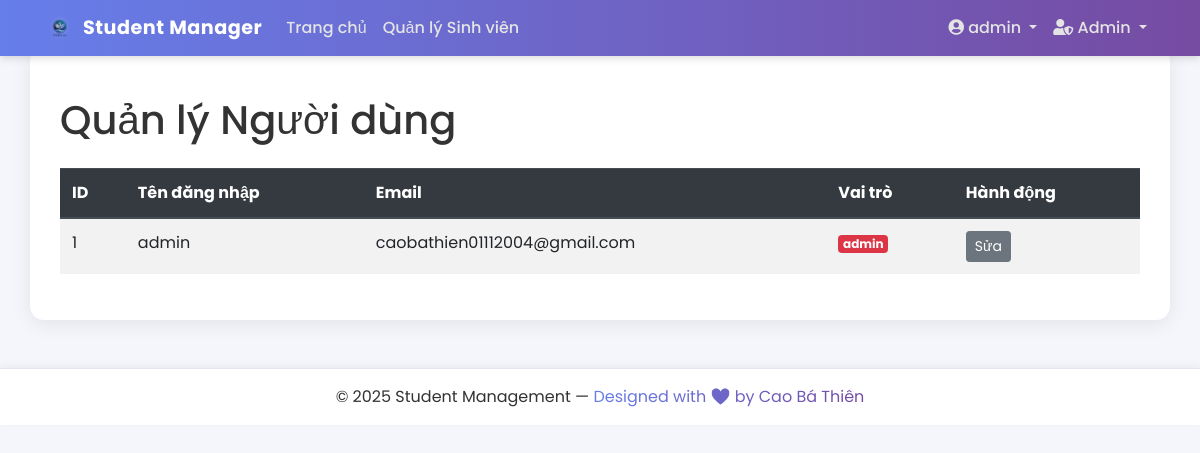
Before: /admin/users (signed in) with the older database file.
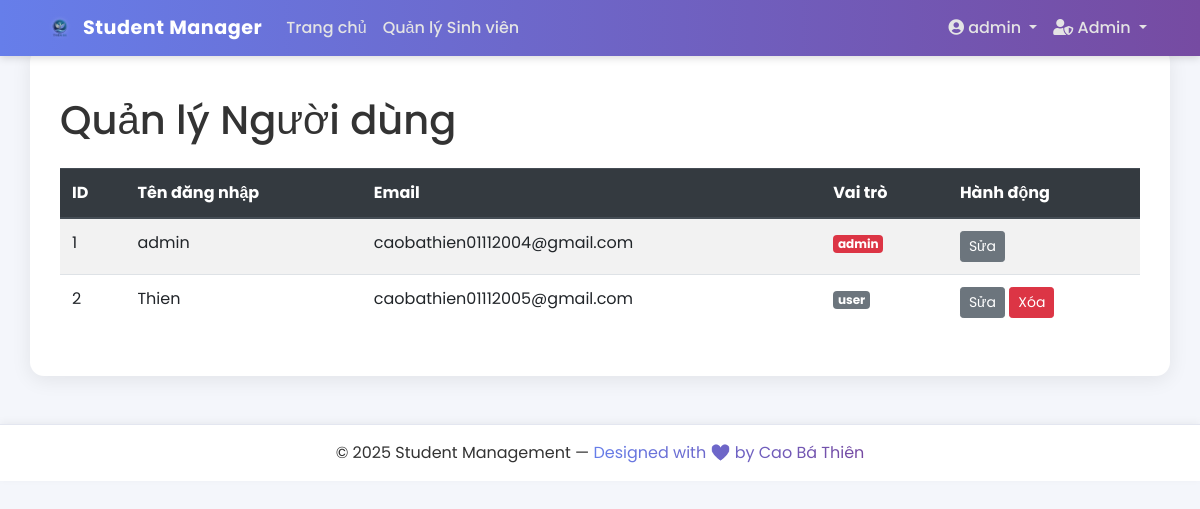
After: the same page with the newer database file.
### app/models/user.py (models this page shows, shortened)
class User(db.Model, UserMixin):
    id = db.Column(db.Integer, primary_key=True)
    username = db.Column(db.String(20), unique=True, nullable=False)
    email = db.Column(db.String(120), unique=True, nullable=False)
    password_hash = db.Column(db.String(60), nullable=False)
    role = db.Column(db.String(20), nullable=False, default='user')
    announcements = db.relationship('Announcement', backref='author', lazy=True)
    feedbacks = db.relationship('Feedback', backref='sender', lazy=True)
    @property
    def password(self):
        raise AttributeError('password is not a readable attribute')

### app/controllers/account_controller.py (the view)
@account_bp.route('/admin/users')
@login_required
@admin_required
def user_list():
    users = User.query.all()
    return render_template('admin/user_list.html', title='Quản lý Người dùng', users=users)

### app/models/user.py (called while the page is built)
@login_manager.user_loader
def load_user(user_id):
    return User.query.get(int(user_id))

### app/templates/admin/user_list.html
{% extends "base.html" %}
{% block content %}
    <h1 class="mb-4">Quản lý Người dùng</h1>
    <div class="table-responsive card-shadow">
        <table class="table table-striped table-hover">
            <thead class="thead-dark">
                <tr>
                    <th>ID</th>
                    <th>Tên đăng nhập</th>
                    <th>Email</th>
                    <th>Vai trò</th>
                    <th>Hành động</th>
                </tr>
            </thead>
            <tbody>
                {% for user in users %}
                <tr>
                    <td>{{ user.id }}</td>
                    <td>{{ user.username }}</td>
                    <td>{{ user.email }}</td>
                    <td><span class="badge badge-{% if user.role == 'admin' %}danger{% else %}secondary{% endif %}">{{ user.role }}</span></td>
                    <td>
                        <a href="{{ url_for('account.edit_user', user_id=user.id) }}" class="btn btn-secondary btn-sm">Sửa</a>
                        {% if user.id != current_user.id %}
                        <form action="{{ url_for('account.delete_user', user_id=user.id) }}" method="POST" class="d-inline">
                            <button type="submit" class="btn btn-danger btn-sm" onclick="return confirm('Bạn có chắc chắn muốn xóa người dùng này?')">Xóa</button>
                        </form>
                        {% endif %}
                    </td>
                </tr>
                {% endfor %}
            </tbody>
        </table>
    </div>
{% endblock content %}

### app/templates/base.html (shortened to what this page needs)
<!DOCTYPE html>
<html lang="vi">
<head>
    <link rel="stylesheet" href="https://stackpath.bootstrapcdn.com/bootstrap/4.5.2/css/bootstrap.min.css">
    <link rel="stylesheet" href="https://cdnjs.cloudflare.com/ajax/libs/font-awesome/5.15.3/css/all.min.css">
    <link rel="stylesheet" href="{{ url_for('static', filename='css/style.css') }}">
</head>
<body>
    <header class="site-header">
        <nav class="navbar navbar-expand-lg navbar-dark custom-navbar fixed-top">
            <div class="container">
                <a class="navbar-brand d-flex align-items-center" href="{{ url_for('main.home') }}">
                <img src="{{ url_for('static', filename='img/logo.png') }}" alt="Logo" class="logo mr-2" style="height: 30px; width: auto;">
                <span class="brand-text">Student Manager</span>
            </a>
                <div class="collapse navbar-collapse" id="navbarToggle">
                    <ul class="navbar-nav mr-auto">
                        {% if current_user.is_authenticated %}
                            <li class="nav-item"><a class="nav-link" href="{{ url_for('main.home') }}">Trang chủ</a></li>
                            <li class="nav-item"><a class="nav-link" href="{{ url_for('student.list_students') }}">Quản lý Sinh viên</a></li>
                        {% endif %}
                    </ul>
                    <ul class="navbar-nav ml-auto">
                        {% if current_user.is_authenticated %}
                            <li class="nav-item dropdown">
                                <a class="nav-link dropdown-toggle" href="#" id="accountDropdown" data-toggle="dropdown">
                                    <i class="fas fa-user-circle"></i> {{ current_user.username }}
                                </a>
                            </li>
                            {% if current_user.role == 'admin' %}
                            <li class="nav-item dropdown">
                                <a class="nav-link dropdown-toggle" href="#" id="adminDropdown" data-toggle="dropdown">
                                    <i class="fas fa-user-shield"></i> Admin
                                </a>
                            </li>
                            {% endif %}
                        {% else %}
                            <li class="nav-item"><a class="nav-link" href="{{ url_for('auth.login') }}">Đăng nhập</a></li>
                            <li class="nav-item"><a class="nav-link" href="{{ url_for('auth.register') }}">Đăng ký</a></li>
                        {% endif %}
                    </ul>
                </div>
            </div>
        </nav>
    </header>
    <main class="main-content container mt-5 pt-5">
        {% block content %}{% endblock %}
    </main>
    <footer class="footer py-3 mt-5">
        <div class="container text-center">
            <p class="mb-0">© 2025 Student Management — <span class="text-gradient">Designed with ❤️ by Cao Bá Thiên</span></p>
        </div>
    </footer>
</body>
</html>

Changed rows visible on the page:
added User: id "2", username "Thien", email "caobathien01112005@gmail.com", role "user"
